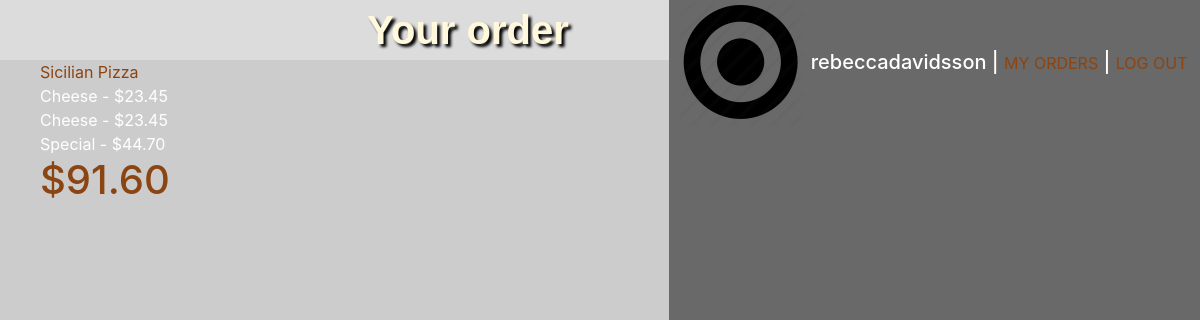
The page /my_orders/23 (signed in) on the database its author committed.
### orders/models.py (models this page shows)
class Order2(models.Model):
    user = models.ForeignKey(User, on_delete=models.CASCADE)
    number = models.IntegerField()
    category = models.CharField(max_length=MAX, null=True)
    name = models.CharField(max_length=MAX)
    price = models.DecimalField(max_digits=4, decimal_places=2)
    def __str__(self):
        return f"{self.name} - ${self.price} "

### orders/views.py (the view)
# urls.py: path("my_orders/<str:order_number>", views.my_orders, name="my_orders"),
def my_orders(request, order_number):
    context = getMenuContext(request, request.user, order_number, 1)
    return render(request, "my_orders.html", context)

### orders/views.py (called while the page is built)
def getMenuContext(request, user, order_number, admin):
    if admin == 1:
        status = User_order.objects.get(user=user, order_number=order_number).status
    else:
        status = []
    context = {
        "Checkout": Order2.objects.filter(user=user, number=order_number),
        "Checkout_category": Order2.objects.filter(user=user, number=order_number).values_list('category').distinct(),
        "Total": list(Order2.objects.filter(user=user, number=order_number).aggregate(Sum('price')).values())[0],
        "user": request.user,
        "Category": Category.objects.all(),
        "Order_number": order_number,
        "All_orders": User_order.objects.exclude(status='initiated'),
        "Status": status
    }
    return context

### orders/templates/my_orders.html (shortened to what this page needs)
<!DOCTYPE html>
<html style="height:100%">
<head>
    {% load static %}
    <link rel="stylesheet" type="text/css" href="{% static 'styles.css' %}">
    <link rel="stylesheet" href="https://maxcdn.bootstrapcdn.com/bootstrap/4.1.3/css/bootstrap.min.css">
</head>
<body style="height:100%">
    <img id='pizza_background' src="{% static 'pizza_background.jpeg' %}">
    {% if Category %}
    <div id='username'>
        <h5 class='px-2' ><a href="{% url 'index' %}"><img src="{% static 'home.png' %}"></a>
            {{user.username}} |
            {% if not user.is_superuser %}
            <small><a href="{% url 'my_orders' Order_number %}" style="color: saddlebrown">MY ORDERS</a></small> |
            {% endif %}
            <small><a href="{% url 'logout' %}" style="color: saddlebrown"> LOG OUT&nbsp;</a></small>
        </h5>
    </div>
    {% endif %}
    <p id='logo' class='text-center m-0 font-weight-bold'><a href="{% url 'index' %}">Your order</a></p>
    <div id='my_orders_container' class='w-50' style="padding-bottom: 20px;">
        <ul>
            {% for check_cat in Checkout_category %}
                <li class='text-left pr-3' style="color: saddlebrown">{{check_cat|cut:"("|cut:")"|cut:","|cut:"'"}}</li>
                {% for row in Checkout %}
                {% if row.category == check_cat|cut:"("|cut:")"|cut:","|cut:"'"  %}
                <li class='pr-3 text-left' >{{row}}&nbsp;</li>
                {% endif %}
                {% endfor %}
            {% endfor %}
            <li class='text-left pr-3 '><h1 style="color: saddlebrown"><small class='text-white'></small> ${{Total|floatformat:2}}</h1></li>
        </ul>
    </div>
</body>
</html>

### orders/static/styles.css (style rules this page uses)
#pizza_background { position: absolute; color: silver; z-index:-99; }
body { background-image: url("pizza_background.jpeg"); background-repeat: repeat; }
#logo { padding-right: 22%; font-family: Arial, Helvetica, sans-serif ; font-size: 40px; text-shadow: 3px 3px 3px rgb(0,0,0); background-color: gainsboro; }
#logo a:link, #place_order:link, #confirm_order:link { color:rgb(255,248,220); }
#username { background-color: rgb(105, 105, 105); color: white; }
#username { position: fixed; right: 0; height: 100% }
li { list-style-type: none; }
#my_orders_container { color: white; }

### rows shown on the page
Order2: name+price "Cheese - $23.45"
Order2: name+price "Cheese - $23.45"
Order2: name+price "Special - $44.70"

### other values the page prints
{{ user.username }} "rebeccadavidsson"
{{ check_cat|cut:"("|cut:")"|cut:","|cut:"'" }} "Sicilian Pizza"
{{ Total|floatformat:2 }} "91.60"
